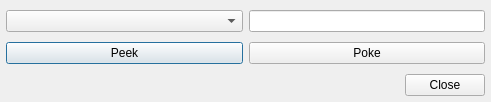
<?xml version="1.0" encoding="UTF-8"?>
<ui version="4.0">
 <class>PeekPoke</class>
 <widget class="QDialog" name="PeekPoke">
  <property name="geometry">
   <rect>
    <x>0</x>
    <y>0</y>
    <width>491</width>
    <height>102</height>
   </rect>
  </property>
  <property name="windowTitle">
   <string>Dialog</string>
  </property>
  <layout class="QGridLayout" name="gridLayout">
   <property name="leftMargin">
    <number>6</number>
   </property>
   <property name="topMargin">
    <number>6</number>
   </property>
   <property name="rightMargin">
    <number>6</number>
   </property>
   <property name="bottomMargin">
    <number>6</number>
   </property>
   <item row="0" column="0">
    <widget class="QWidget" name="widget" native="true">
     <layout class="QGridLayout" name="gridLayout_2">
      <property name="leftMargin">
       <number>0</number>
      </property>
      <property name="topMargin">
       <number>0</number>
      </property>
      <property name="rightMargin">
       <number>0</number>
      </property>
      <property name="bottomMargin">
       <number>0</number>
      </property>
      <item row="0" column="0">
       <widget class="QComboBox" name="reg">
        <property name="sizePolicy">
         <sizepolicy hsizetype="Expanding" vsizetype="Fixed">
          <horstretch>0</horstretch>
          <verstretch>0</verstretch>
         </sizepolicy>
        </property>
       </widget>
      </item>
      <item row="0" column="1">
       <widget class="QLineEdit" name="value"/>
      </item>
      <item row="1" column="0">
       <widget class="QPushButton" name="peek">
        <property name="text">
         <string>Peek</string>
        </property>
       </widget>
      </item>
      <item row="1" column="1">
       <widget class="QPushButton" name="poke">
        <property name="text">
         <string>Poke</string>
        </property>
       </widget>
      </item>
     </layout>
    </widget>
   </item>
   <item row="1" column="0">
    <widget class="QDialogButtonBox" name="buttonBox">
     <property name="orientation">
      <enum>Qt::Horizontal</enum>
     </property>
     <property name="standardButtons">
      <set>QDialogButtonBox::Close</set>
     </property>
    </widget>
   </item>
  </layout>
 </widget>
 <resources/>
 <connections>
  <connection>
   <sender>buttonBox</sender>
   <signal>accepted()</signal>
   <receiver>PeekPoke</receiver>
   <slot>accept()</slot>
   <hints>
    <hint type="sourcelabel">
     <x>248</x>
     <y>254</y>
    </hint>
    <hint type="destinationlabel">
     <x>157</x>
     <y>274</y>
    </hint>
   </hints>
  </connection>
  <connection>
   <sender>buttonBox</sender>
   <signal>rejected()</signal>
   <receiver>PeekPoke</receiver>
   <slot>reject()</slot>
   <hints>
    <hint type="sourcelabel">
     <x>316</x>
     <y>260</y>
    </hint>
    <hint type="destinationlabel">
     <x>286</x>
     <y>274</y>
    </hint>
   </hints>
  </connection>
 </connections>
</ui>
